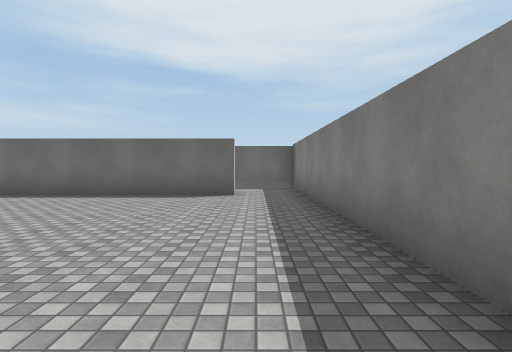
[1] (above)

16 first-person views from a walk through a Unity game level. The camera is 1.4 m above the floor, tilts 2° down and sees 80° across. The floor is counted in squares, 2 m on a side. Each view is taken from the middle of a square. On the plan, view 1 faces up. The plan holds only what a view shows up to about 10 squares ahead; the rest is blank. Surface patterns are stand-ins for the level's own textures.

[2]
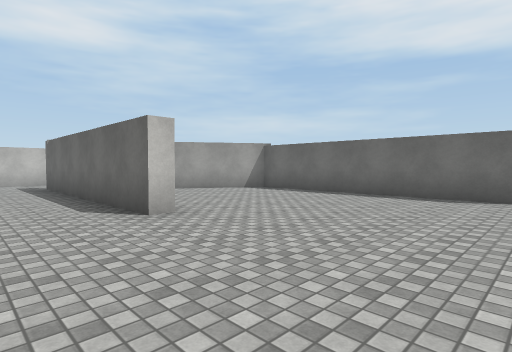

[3]
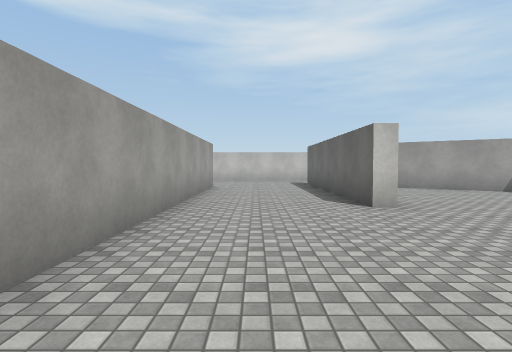

[4]
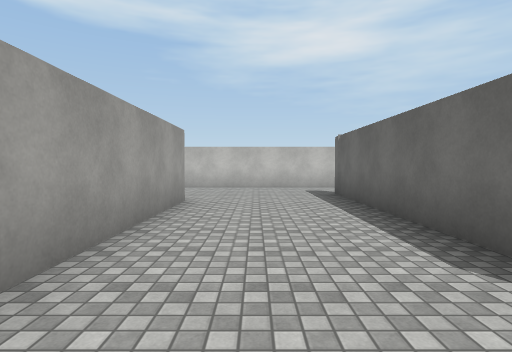

[5]
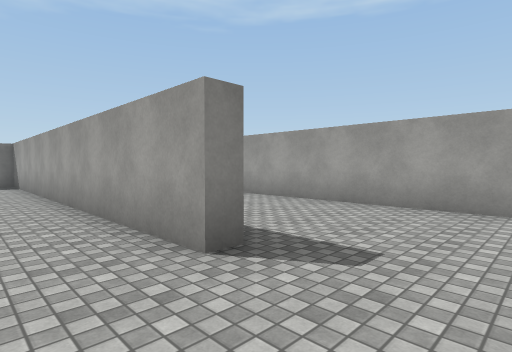

[6]
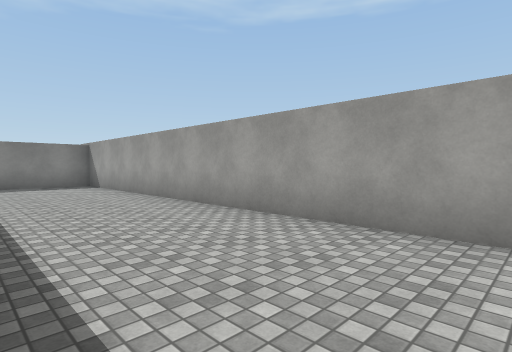

[7]
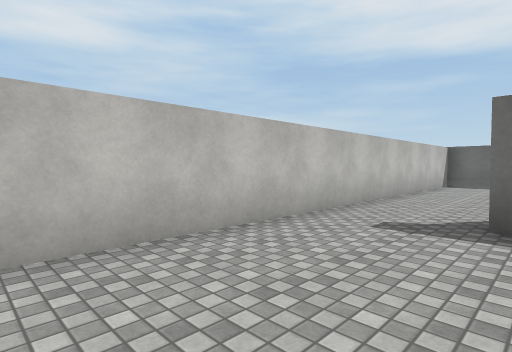

[8]
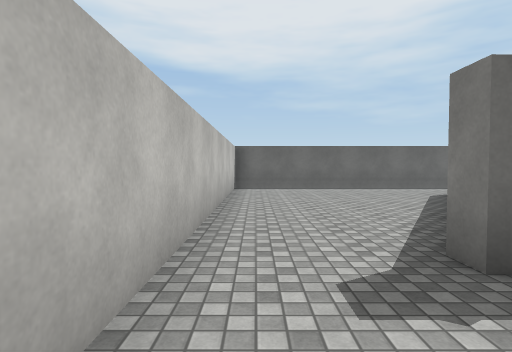

[9]
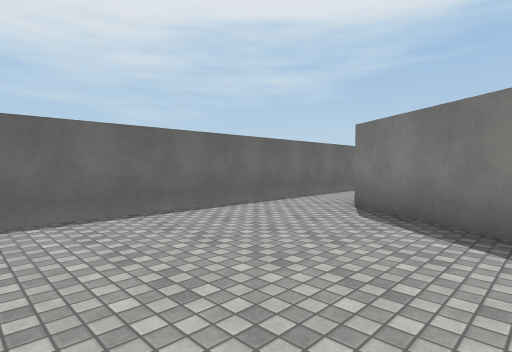

[10]
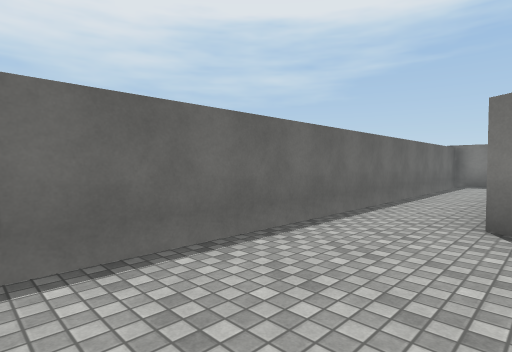

[11]
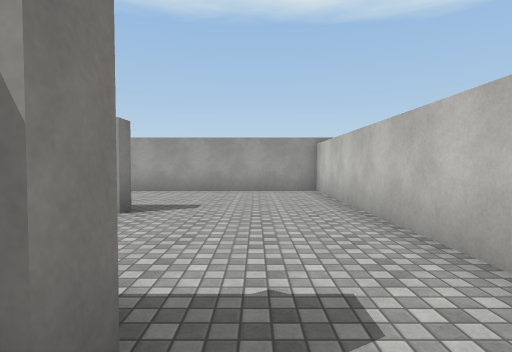

[12]
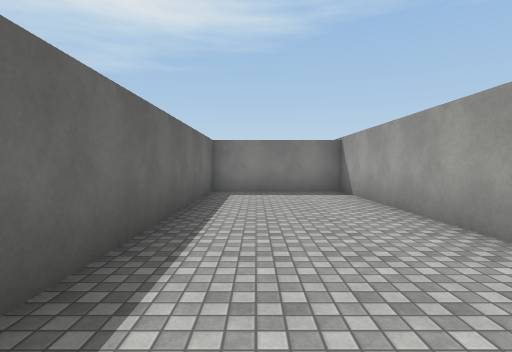

[13]
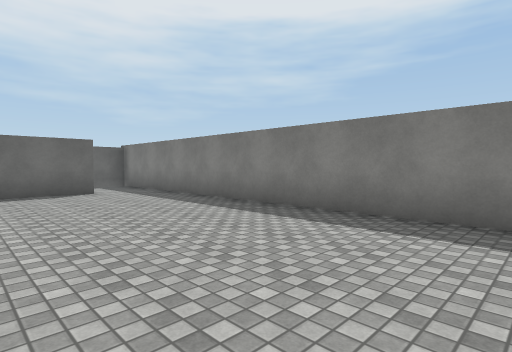

[14]
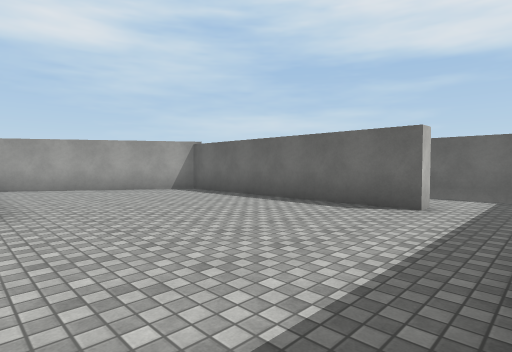

[15]
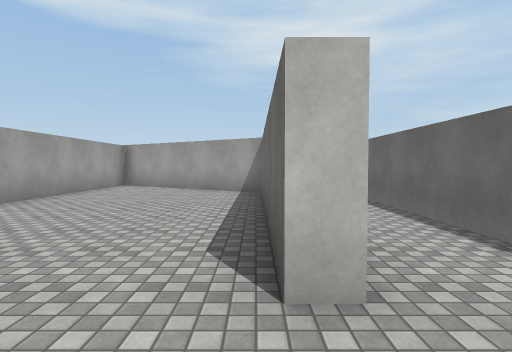

[16]
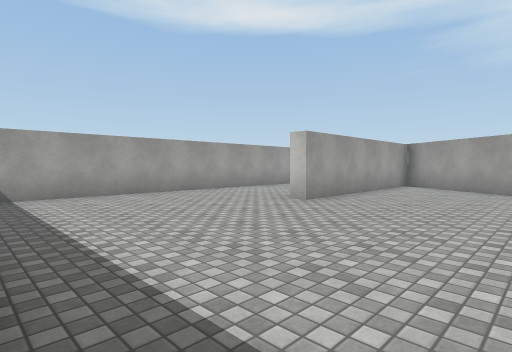

### Floor plan
Points are (right, up) in squares from view 1. A wall is a line through its corners. A room is listed if a view was taken in it or the views show most of it. See-through windows are left out.
Room 1 (views 1, 2, 3, 4, 5, 6, 7, 8, 9, 11, 12, 13, 14, 16)
walls: (-9, -1.9) (-9, -1.4) (1.2, -1.4) (1.2, 6.6); (-0.5, 7.1) (-6.8, 7.1) (-9.8, 2.4) (-4.1, 2.4) (-4.1, 1.9) (-10.5, 1.9) (-10.5, 2.4); (-12.7, 5.4) (-12.7, -5.3) (1.2, -5.3) (1.2, -1.8) (-5.6, -1.8)
ways out: opening at (-11.5, 5.5) to room 2; opening at (0.5, 7) to room 2
Room 2 (views 10, 15)
walls: (-8.4, 5.2) (-7, 7.6); (-0.5, 7.6) (-0.5, 7.1); (1.2, 6.6) (1.2, 9.6) (-12.7, 9.6) (-12.7, 5.4)
ways out: opening at (-11.5, 5.5) to room 1; opening at (0.5, 7) to room 1

Positions as (right, up) in squares from view 1, and headings:
1: (0, 0), facing up
2: (0, 0), facing up-left
3: (1, 0), facing left
4: (-3, 0), facing left
5: (-11, 0), facing down-right
6: (-10, -2), facing down-right
7: (-10, -2), facing up-left
8: (-12, 0), facing up
9: (-12, 5), facing up-right
10: (-11, 7), facing up-right
11: (-11, 3), facing down
12: (-7, -3), facing right
13: (-3, -1), facing up-right
14: (1, 2), facing up-left
15: (1, 7), facing left
16: (1, 6), facing down-left
